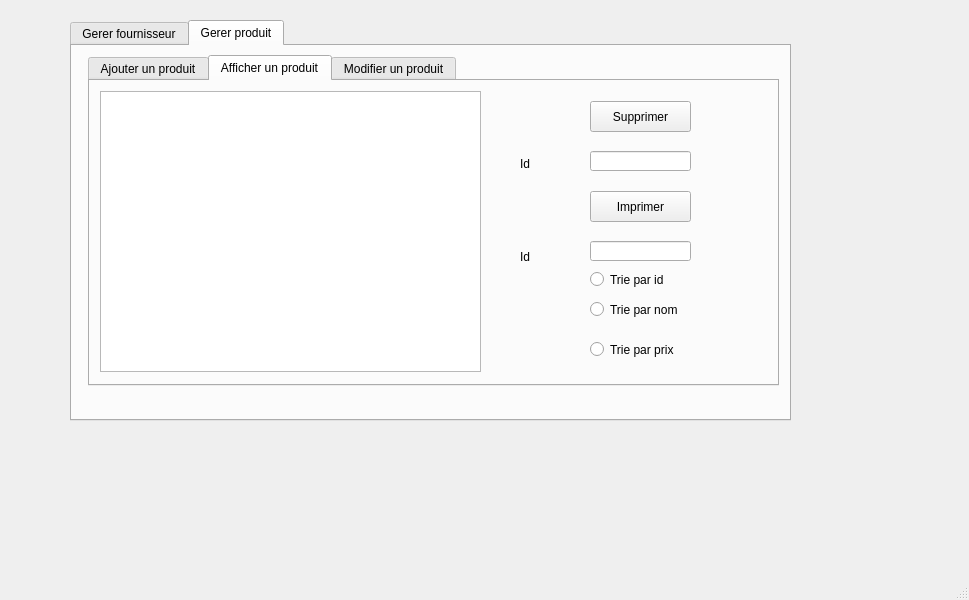
<?xml version="1.0" encoding="UTF-8"?>
<ui version="4.0">
 <class>MainWindow</class>
 <widget class="QMainWindow" name="MainWindow">
  <property name="geometry">
   <rect>
    <x>0</x>
    <y>0</y>
    <width>969</width>
    <height>600</height>
   </rect>
  </property>
  <property name="windowTitle">
   <string>MainWindow</string>
  </property>
  <widget class="QWidget" name="centralwidget">
   <widget class="QTabWidget" name="gerer_f_2">
    <property name="geometry">
     <rect>
      <x>70</x>
      <y>20</y>
      <width>721</width>
      <height>401</height>
     </rect>
    </property>
    <property name="currentIndex">
     <number>1</number>
    </property>
    <widget class="QWidget" name="gerer_f">
     <attribute name="title">
      <string>Gerer fournisseur</string>
     </attribute>
     <widget class="QTabWidget" name="tabWidget">
      <property name="geometry">
       <rect>
        <x>6</x>
        <y>9</y>
        <width>701</width>
        <height>361</height>
       </rect>
      </property>
      <property name="currentIndex">
       <number>1</number>
      </property>
      <widget class="QWidget" name="tab">
       <attribute name="title">
        <string>Ajouter un fournisseur</string>
       </attribute>
       <widget class="QLabel" name="label">
        <property name="geometry">
         <rect>
          <x>40</x>
          <y>70</y>
          <width>47</width>
          <height>13</height>
         </rect>
        </property>
        <property name="text">
         <string>Nom</string>
        </property>
       </widget>
       <widget class="QLabel" name="label_2">
        <property name="geometry">
         <rect>
          <x>40</x>
          <y>120</y>
          <width>47</width>
          <height>13</height>
         </rect>
        </property>
        <property name="text">
         <string>Adresse</string>
        </property>
       </widget>
       <widget class="QLabel" name="label_3">
        <property name="geometry">
         <rect>
          <x>40</x>
          <y>180</y>
          <width>47</width>
          <height>13</height>
         </rect>
        </property>
        <property name="text">
         <string>Tel</string>
        </property>
       </widget>
       <widget class="QLabel" name="label_4">
        <property name="geometry">
         <rect>
          <x>50</x>
          <y>240</y>
          <width>47</width>
          <height>13</height>
         </rect>
        </property>
        <property name="text">
         <string>Mail</string>
        </property>
       </widget>
       <widget class="QLineEdit" name="lineEdit_nom_four">
        <property name="geometry">
         <rect>
          <x>200</x>
          <y>70</y>
          <width>113</width>
          <height>20</height>
         </rect>
        </property>
        <property name="readOnly">
         <bool>false</bool>
        </property>
       </widget>
       <widget class="QLineEdit" name="lineEdit_adresse_four">
        <property name="geometry">
         <rect>
          <x>200</x>
          <y>120</y>
          <width>113</width>
          <height>20</height>
         </rect>
        </property>
        <property name="readOnly">
         <bool>false</bool>
        </property>
       </widget>
       <widget class="QLineEdit" name="lineEdit_tel_four">
        <property name="geometry">
         <rect>
          <x>200</x>
          <y>170</y>
          <width>113</width>
          <height>20</height>
         </rect>
        </property>
        <property name="readOnly">
         <bool>false</bool>
        </property>
       </widget>
       <widget class="QLineEdit" name="lineEdit_mail_four">
        <property name="geometry">
         <rect>
          <x>200</x>
          <y>240</y>
          <width>113</width>
          <height>20</height>
         </rect>
        </property>
        <property name="readOnly">
         <bool>false</bool>
        </property>
       </widget>
       <widget class="QPushButton" name="pb_ajouter">
        <property name="geometry">
         <rect>
          <x>510</x>
          <y>190</y>
          <width>111</width>
          <height>31</height>
         </rect>
        </property>
        <property name="text">
         <string>Ajouter</string>
        </property>
       </widget>
       <widget class="QLabel" name="label_23">
        <property name="geometry">
         <rect>
          <x>40</x>
          <y>30</y>
          <width>47</width>
          <height>13</height>
         </rect>
        </property>
        <property name="text">
         <string>Id</string>
        </property>
       </widget>
       <widget class="QLineEdit" name="lineEdit_id_four">
        <property name="geometry">
         <rect>
          <x>200</x>
          <y>30</y>
          <width>113</width>
          <height>20</height>
         </rect>
        </property>
       </widget>
      </widget>
      <widget class="QWidget" name="tab_2">
       <attribute name="title">
        <string>Afficher un fournisseur</string>
       </attribute>
       <widget class="QTableView" name="tabfournisseur">
        <property name="geometry">
         <rect>
          <x>15</x>
          <y>11</y>
          <width>411</width>
          <height>181</height>
         </rect>
        </property>
       </widget>
       <widget class="QPushButton" name="pb_supprimer">
        <property name="geometry">
         <rect>
          <x>510</x>
          <y>30</y>
          <width>121</width>
          <height>31</height>
         </rect>
        </property>
        <property name="text">
         <string>Supprimer</string>
        </property>
       </widget>
       <widget class="QLineEdit" name="lineEdit_id_four_2">
        <property name="geometry">
         <rect>
          <x>510</x>
          <y>80</y>
          <width>121</width>
          <height>20</height>
         </rect>
        </property>
        <property name="readOnly">
         <bool>false</bool>
        </property>
       </widget>
       <widget class="QLabel" name="label_5">
        <property name="geometry">
         <rect>
          <x>440</x>
          <y>80</y>
          <width>61</width>
          <height>31</height>
         </rect>
        </property>
        <property name="text">
         <string>id</string>
        </property>
       </widget>
       <widget class="QLabel" name="label_6">
        <property name="geometry">
         <rect>
          <x>440</x>
          <y>150</y>
          <width>47</width>
          <height>13</height>
         </rect>
        </property>
        <property name="text">
         <string>Id</string>
        </property>
       </widget>
       <widget class="QLineEdit" name="lineEdit_id_four_4">
        <property name="geometry">
         <rect>
          <x>510</x>
          <y>150</y>
          <width>121</width>
          <height>20</height>
         </rect>
        </property>
       </widget>
       <widget class="QPushButton" name="pb_rechercher_id">
        <property name="geometry">
         <rect>
          <x>510</x>
          <y>120</y>
          <width>131</width>
          <height>20</height>
         </rect>
        </property>
        <property name="text">
         <string>Rechercher par id</string>
        </property>
       </widget>
       <widget class="QLabel" name="label_21">
        <property name="geometry">
         <rect>
          <x>440</x>
          <y>210</y>
          <width>47</width>
          <height>13</height>
         </rect>
        </property>
        <property name="text">
         <string>Nom</string>
        </property>
       </widget>
       <widget class="QLineEdit" name="lineEdit_nom_four_4">
        <property name="geometry">
         <rect>
          <x>510</x>
          <y>210</y>
          <width>121</width>
          <height>20</height>
         </rect>
        </property>
       </widget>
       <widget class="QLabel" name="label_22">
        <property name="geometry">
         <rect>
          <x>440</x>
          <y>290</y>
          <width>47</width>
          <height>13</height>
         </rect>
        </property>
        <property name="text">
         <string>Adresse</string>
        </property>
       </widget>
       <widget class="QLineEdit" name="lineEdit_adresse_four_4">
        <property name="geometry">
         <rect>
          <x>510</x>
          <y>290</y>
          <width>121</width>
          <height>20</height>
         </rect>
        </property>
       </widget>
       <widget class="QPushButton" name="pb_rechercher_nom">
        <property name="geometry">
         <rect>
          <x>510</x>
          <y>183</y>
          <width>131</width>
          <height>20</height>
         </rect>
        </property>
        <property name="text">
         <string>Rechercher par nom</string>
        </property>
       </widget>
       <widget class="QPushButton" name="pb_rechercher_adresse">
        <property name="geometry">
         <rect>
          <x>510</x>
          <y>252</y>
          <width>131</width>
          <height>21</height>
         </rect>
        </property>
        <property name="text">
         <string>Rechercher par adresse</string>
        </property>
       </widget>
       <widget class="QTableView" name="four_trouve">
        <property name="geometry">
         <rect>
          <x>10</x>
          <y>240</y>
          <width>421</width>
          <height>81</height>
         </rect>
        </property>
       </widget>
      </widget>
      <widget class="QWidget" name="tab_3">
       <attribute name="title">
        <string>Modifier un fournisseur</string>
       </attribute>
       <widget class="QLabel" name="label_8">
        <property name="geometry">
         <rect>
          <x>30</x>
          <y>100</y>
          <width>47</width>
          <height>13</height>
         </rect>
        </property>
        <property name="text">
         <string>Nom</string>
        </property>
       </widget>
       <widget class="QLabel" name="label_9">
        <property name="geometry">
         <rect>
          <x>30</x>
          <y>150</y>
          <width>47</width>
          <height>13</height>
         </rect>
        </property>
        <property name="text">
         <string>Adresse</string>
        </property>
       </widget>
       <widget class="QLabel" name="label_10">
        <property name="geometry">
         <rect>
          <x>30</x>
          <y>200</y>
          <width>47</width>
          <height>13</height>
         </rect>
        </property>
        <property name="text">
         <string>Tel</string>
        </property>
       </widget>
       <widget class="QLabel" name="label_11">
        <property name="geometry">
         <rect>
          <x>30</x>
          <y>240</y>
          <width>47</width>
          <height>13</height>
         </rect>
        </property>
        <property name="text">
         <string>Mail</string>
        </property>
       </widget>
       <widget class="QLineEdit" name="lineEdit_nom_four_3">
        <property name="geometry">
         <rect>
          <x>160</x>
          <y>90</y>
          <width>113</width>
          <height>20</height>
         </rect>
        </property>
        <property name="readOnly">
         <bool>false</bool>
        </property>
       </widget>
       <widget class="QLineEdit" name="lineEdit_adresse_four_3">
        <property name="geometry">
         <rect>
          <x>160</x>
          <y>140</y>
          <width>113</width>
          <height>20</height>
         </rect>
        </property>
        <property name="readOnly">
         <bool>false</bool>
        </property>
       </widget>
       <widget class="QLineEdit" name="lineEdit_tel_four_3">
        <property name="geometry">
         <rect>
          <x>160</x>
          <y>190</y>
          <width>113</width>
          <height>20</height>
         </rect>
        </property>
        <property name="readOnly">
         <bool>false</bool>
        </property>
       </widget>
       <widget class="QLineEdit" name="lineEdit_mail_four_3">
        <property name="geometry">
         <rect>
          <x>160</x>
          <y>240</y>
          <width>113</width>
          <height>20</height>
         </rect>
        </property>
        <property name="readOnly">
         <bool>false</bool>
        </property>
       </widget>
       <widget class="QPushButton" name="pb_modifier">
        <property name="geometry">
         <rect>
          <x>434</x>
          <y>162</y>
          <width>111</width>
          <height>31</height>
         </rect>
        </property>
        <property name="text">
         <string>Modifier</string>
        </property>
       </widget>
       <widget class="QLabel" name="label_24">
        <property name="geometry">
         <rect>
          <x>30</x>
          <y>50</y>
          <width>47</width>
          <height>13</height>
         </rect>
        </property>
        <property name="text">
         <string>Id</string>
        </property>
       </widget>
       <widget class="QLineEdit" name="lineEdit_id_four_3">
        <property name="geometry">
         <rect>
          <x>160</x>
          <y>50</y>
          <width>113</width>
          <height>20</height>
         </rect>
        </property>
       </widget>
      </widget>
     </widget>
    </widget>
    <widget class="QWidget" name="gerer_p">
     <attribute name="title">
      <string>Gerer produit</string>
     </attribute>
     <widget class="QTabWidget" name="tabWidget_2">
      <property name="geometry">
       <rect>
        <x>16</x>
        <y>9</y>
        <width>691</width>
        <height>331</height>
       </rect>
      </property>
      <property name="currentIndex">
       <number>1</number>
      </property>
      <widget class="QWidget" name="tab_4">
       <attribute name="title">
        <string>Ajouter un produit</string>
       </attribute>
       <widget class="QLabel" name="label_7">
        <property name="geometry">
         <rect>
          <x>20</x>
          <y>30</y>
          <width>47</width>
          <height>13</height>
         </rect>
        </property>
        <property name="text">
         <string>Id</string>
        </property>
       </widget>
       <widget class="QLabel" name="label_12">
        <property name="geometry">
         <rect>
          <x>20</x>
          <y>80</y>
          <width>91</width>
          <height>20</height>
         </rect>
        </property>
        <property name="text">
         <string>id fournisseur</string>
        </property>
       </widget>
       <widget class="QLabel" name="label_13">
        <property name="geometry">
         <rect>
          <x>20</x>
          <y>140</y>
          <width>47</width>
          <height>13</height>
         </rect>
        </property>
        <property name="text">
         <string>Prix</string>
        </property>
       </widget>
       <widget class="QLabel" name="label_14">
        <property name="geometry">
         <rect>
          <x>20</x>
          <y>200</y>
          <width>47</width>
          <height>13</height>
         </rect>
        </property>
        <property name="text">
         <string>Quantite</string>
        </property>
       </widget>
       <widget class="QLineEdit" name="lineEdit_id_prod">
        <property name="geometry">
         <rect>
          <x>100</x>
          <y>30</y>
          <width>113</width>
          <height>20</height>
         </rect>
        </property>
        <property name="readOnly">
         <bool>false</bool>
        </property>
       </widget>
       <widget class="QLineEdit" name="lineEdit_nom_prod">
        <property name="geometry">
         <rect>
          <x>100</x>
          <y>80</y>
          <width>113</width>
          <height>20</height>
         </rect>
        </property>
        <property name="readOnly">
         <bool>false</bool>
        </property>
       </widget>
       <widget class="QLineEdit" name="lineEdit_prix_prod">
        <property name="geometry">
         <rect>
          <x>100</x>
          <y>140</y>
          <width>113</width>
          <height>20</height>
         </rect>
        </property>
        <property name="readOnly">
         <bool>false</bool>
        </property>
       </widget>
       <widget class="QLineEdit" name="lineEdit_quantite_prod">
        <property name="geometry">
         <rect>
          <x>100</x>
          <y>200</y>
          <width>113</width>
          <height>20</height>
         </rect>
        </property>
        <property name="readOnly">
         <bool>false</bool>
        </property>
       </widget>
       <widget class="QPushButton" name="pb_ajouter_prod">
        <property name="geometry">
         <rect>
          <x>404</x>
          <y>182</y>
          <width>121</width>
          <height>31</height>
         </rect>
        </property>
        <property name="text">
         <string>Ajouter</string>
        </property>
       </widget>
      </widget>
      <widget class="QWidget" name="tab_5">
       <attribute name="title">
        <string>Afficher un produit</string>
       </attribute>
       <widget class="QTableView" name="tabproduit">
        <property name="geometry">
         <rect>
          <x>10</x>
          <y>10</y>
          <width>381</width>
          <height>281</height>
         </rect>
        </property>
       </widget>
       <widget class="QLabel" name="label_15">
        <property name="geometry">
         <rect>
          <x>430</x>
          <y>72</y>
          <width>47</width>
          <height>21</height>
         </rect>
        </property>
        <property name="text">
         <string>Id</string>
        </property>
       </widget>
       <widget class="QPushButton" name="pb_supprimer_prod">
        <property name="geometry">
         <rect>
          <x>500</x>
          <y>20</y>
          <width>101</width>
          <height>31</height>
         </rect>
        </property>
        <property name="text">
         <string>Supprimer</string>
        </property>
       </widget>
       <widget class="QLabel" name="label_16">
        <property name="geometry">
         <rect>
          <x>430</x>
          <y>160</y>
          <width>47</width>
          <height>31</height>
         </rect>
        </property>
        <property name="text">
         <string>Id</string>
        </property>
       </widget>
       <widget class="QPushButton" name="pb_imprimer">
        <property name="geometry">
         <rect>
          <x>500</x>
          <y>110</y>
          <width>101</width>
          <height>31</height>
         </rect>
        </property>
        <property name="text">
         <string>Imprimer</string>
        </property>
       </widget>
       <widget class="QRadioButton" name="radioB_tri_id">
        <property name="geometry">
         <rect>
          <x>500</x>
          <y>190</y>
          <width>91</width>
          <height>17</height>
         </rect>
        </property>
        <property name="text">
         <string>Trie par id</string>
        </property>
       </widget>
       <widget class="QRadioButton" name="radioB_tri_nom">
        <property name="geometry">
         <rect>
          <x>500</x>
          <y>220</y>
          <width>91</width>
          <height>17</height>
         </rect>
        </property>
        <property name="text">
         <string>Trie par nom</string>
        </property>
       </widget>
       <widget class="QRadioButton" name="radioB_tri_prix">
        <property name="geometry">
         <rect>
          <x>500</x>
          <y>260</y>
          <width>101</width>
          <height>17</height>
         </rect>
        </property>
        <property name="text">
         <string>Trie par prix</string>
        </property>
       </widget>
       <widget class="QLineEdit" name="lineEdit_id_prod_2">
        <property name="geometry">
         <rect>
          <x>500</x>
          <y>70</y>
          <width>101</width>
          <height>20</height>
         </rect>
        </property>
       </widget>
       <widget class="QLineEdit" name="lineEdit_id_prod_4">
        <property name="geometry">
         <rect>
          <x>500</x>
          <y>160</y>
          <width>101</width>
          <height>20</height>
         </rect>
        </property>
       </widget>
      </widget>
      <widget class="QWidget" name="tab_6">
       <attribute name="title">
        <string>Modifier un produit</string>
       </attribute>
       <widget class="QLabel" name="label_17">
        <property name="geometry">
         <rect>
          <x>30</x>
          <y>50</y>
          <width>47</width>
          <height>13</height>
         </rect>
        </property>
        <property name="text">
         <string>Id</string>
        </property>
       </widget>
       <widget class="QLineEdit" name="lineEdit_id_prod_3">
        <property name="geometry">
         <rect>
          <x>150</x>
          <y>50</y>
          <width>113</width>
          <height>20</height>
         </rect>
        </property>
        <property name="readOnly">
         <bool>false</bool>
        </property>
       </widget>
       <widget class="QLabel" name="label_18">
        <property name="geometry">
         <rect>
          <x>30</x>
          <y>110</y>
          <width>47</width>
          <height>13</height>
         </rect>
        </property>
        <property name="text">
         <string>Nom</string>
        </property>
       </widget>
       <widget class="QLabel" name="label_19">
        <property name="geometry">
         <rect>
          <x>30</x>
          <y>160</y>
          <width>47</width>
          <height>13</height>
         </rect>
        </property>
        <property name="text">
         <string>prix</string>
        </property>
       </widget>
       <widget class="QLabel" name="label_20">
        <property name="geometry">
         <rect>
          <x>30</x>
          <y>210</y>
          <width>47</width>
          <height>13</height>
         </rect>
        </property>
        <property name="text">
         <string>Quantite</string>
        </property>
       </widget>
       <widget class="QLineEdit" name="lineEdit_nom_prod_3">
        <property name="geometry">
         <rect>
          <x>150</x>
          <y>100</y>
          <width>113</width>
          <height>20</height>
         </rect>
        </property>
        <property name="readOnly">
         <bool>false</bool>
        </property>
       </widget>
       <widget class="QLineEdit" name="lineEdit_prix_prod_3">
        <property name="geometry">
         <rect>
          <x>150</x>
          <y>150</y>
          <width>113</width>
          <height>20</height>
         </rect>
        </property>
        <property name="readOnly">
         <bool>false</bool>
        </property>
       </widget>
       <widget class="QLineEdit" name="lineEdit_quantite_prod_3">
        <property name="geometry">
         <rect>
          <x>150</x>
          <y>200</y>
          <width>113</width>
          <height>20</height>
         </rect>
        </property>
        <property name="readOnly">
         <bool>false</bool>
        </property>
       </widget>
       <widget class="QPushButton" name="pb_modifier_prod">
        <property name="geometry">
         <rect>
          <x>430</x>
          <y>170</y>
          <width>121</width>
          <height>31</height>
         </rect>
        </property>
        <property name="text">
         <string>Modifier</string>
        </property>
       </widget>
      </widget>
     </widget>
    </widget>
   </widget>
  </widget>
  <widget class="QMenuBar" name="menubar">
   <property name="geometry">
    <rect>
     <x>0</x>
     <y>0</y>
     <width>969</width>
     <height>21</height>
    </rect>
   </property>
  </widget>
  <widget class="QStatusBar" name="statusbar"/>
 </widget>
 <resources/>
 <connections/>
</ui>
